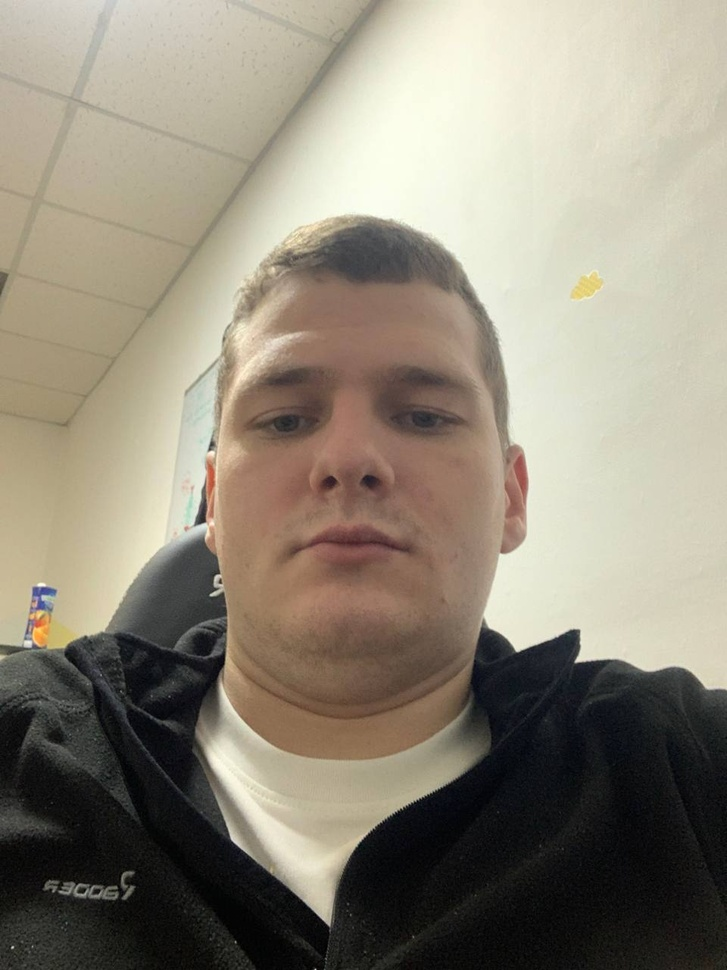
#> input picture Lab8/matskevych.jpg, 727 x 970 px, shrunk from 960 x 1280 before the run, found by its file name
$ python LR_8_task_5.py
#> lines starting #> are read from the running program, lines starting #| are printed output that depends on the picture
import cv2 as cv
import numpy as np
from matplotlib import pyplot as plt

img = cv.imread('matskevych.JPG', 0)
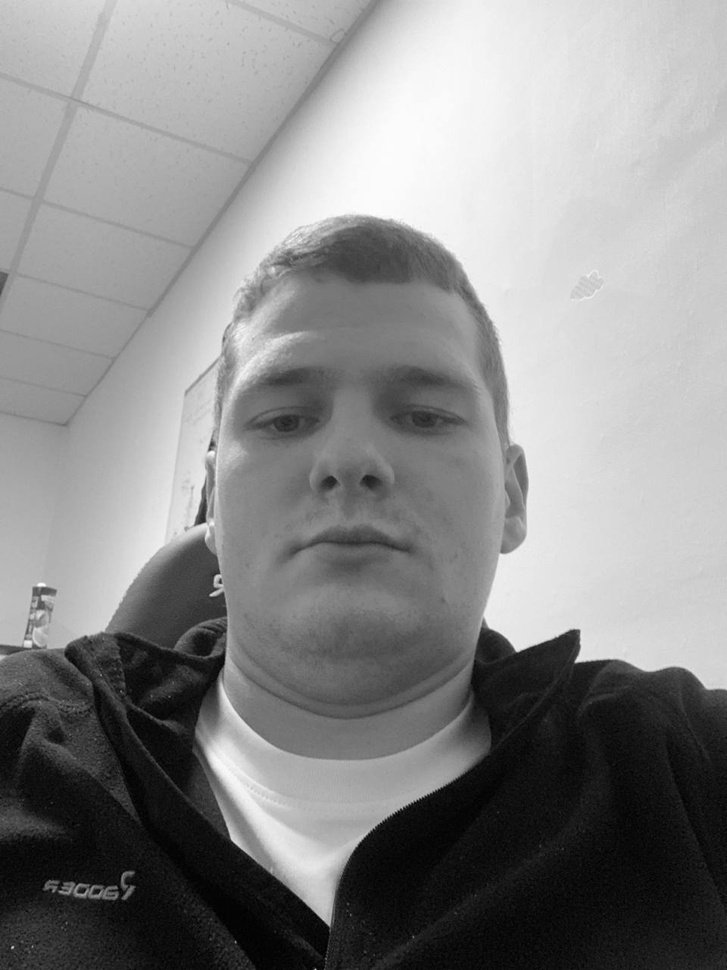
#> img: shape (970, 727); min 0, max 253, mean 136.9
img2 = img.copy()
template = cv.imread('matskevych_face.JPG', 0)
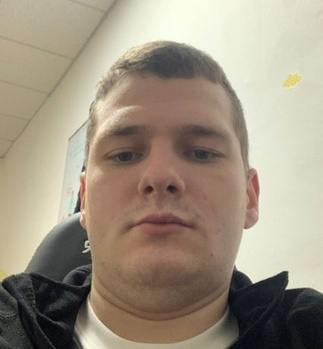
#> input picture Lab8/matskevych_face.JPG, 323 x 349 px, shrunk from 426 x 460 before the run
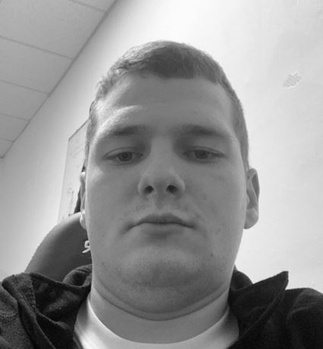
#> template: shape (349, 323); min 3, max 254, mean 148.8

w, h = template.shape[::-1]
#> w = 323; h = 349
# All the 6 methods for comparison in a list
methods = ['cv.TM_CCOEFF', 'cv.TM_CCOEFF_NORMED', 'cv.TM_CCORR',
           'cv.TM_CCORR_NORMED', 'cv.TM_SQDIFF', 'cv.TM_SQDIFF_NORMED']
for meth in methods:
    img = img2.copy()
    method = eval(meth)
    # Apply template Matching
    res = cv.matchTemplate(img, template, method)
    min_val, max_val, min_loc, max_loc = cv.minMaxLoc(res)

    if method in [cv.TM_CCOEFF, cv.TM_CCOEFF_NORMED]:
        top_left = min_loc
    else:
        top_left = max_loc
    bottom_right = (top_left[0] + w, top_left[1] + h)
    cv.rectangle(img, top_left, bottom_right, 255, 2)

    plt.subplot(121), plt.imshow(res, cmap='gray')
    plt.title('Matching Result'), plt.xticks([]), plt.yticks([])
    plt.subplot(122), plt.imshow(img, cmap='gray')
    plt.title('Detected Point'), plt.xticks([]), plt.yticks([])
    plt.suptitle(meth)

    plt.show()
#> this loop made 6 passes
#> (min_val, max_val, min_loc, top_left, bottom_right) on passes 3 to 6: (931915008, 3.67e+09, (403, 621), (395, 0), (718, 349)), (0.684, 0.942, (404, 621), (216, 117), (539, 466)), (367491584, 1.73e+09, (205, 169), (404, 621), (727, 970)), (0.123, 1, (211, 125), (390, 606), (713, 955))
#> (min_val, max_val, max_loc, top_left, bottom_right) on passes 1 to 2: (-69549888, 325070240, (404, 527), (35, 253), (358, 602)), (-0.245, 0.583, (216, 118), (15, 236), (338, 585))
#> pass 1, `res = cv.matchTemplate(img, template, method)`:
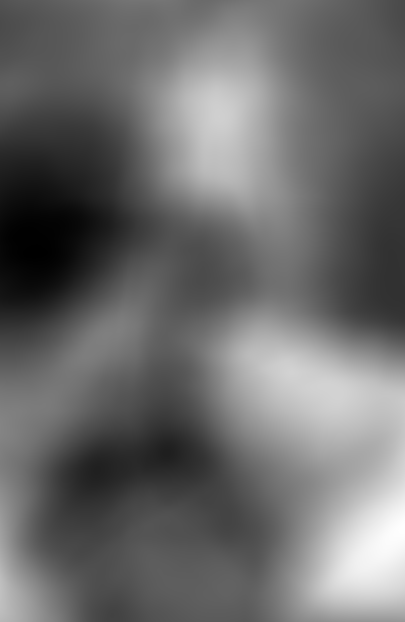
#> res: shape (622, 405) float32; min -69549888, max 325070240, mean 96838208; drawn with min black and max white
#> pass 1, `plt.show()`:
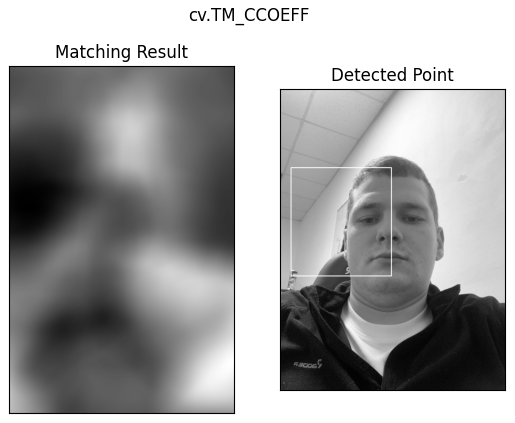
#> figure drawn by matplotlib, 2 panels
#> pass 3, `res = cv.matchTemplate(img, template, method)`:
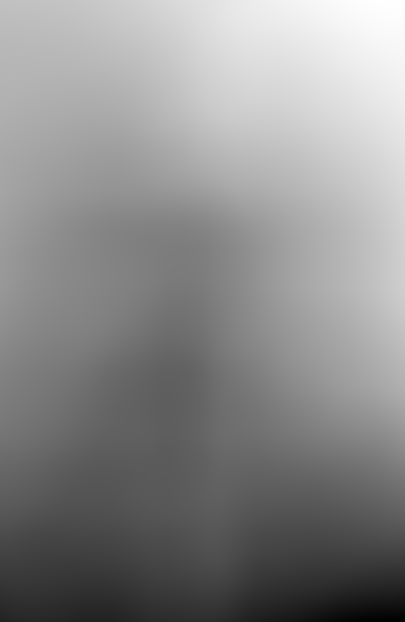
#> res: shape (622, 405) float32; min 931915008, max 3.67e+09, mean 2.43e+09; drawn with min black and max white
#> after the loop:
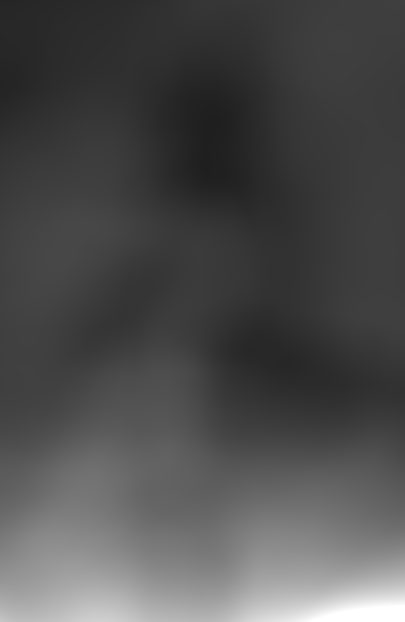
#> res: shape (622, 405) float32; min 0.123, max 1, mean 0.306
